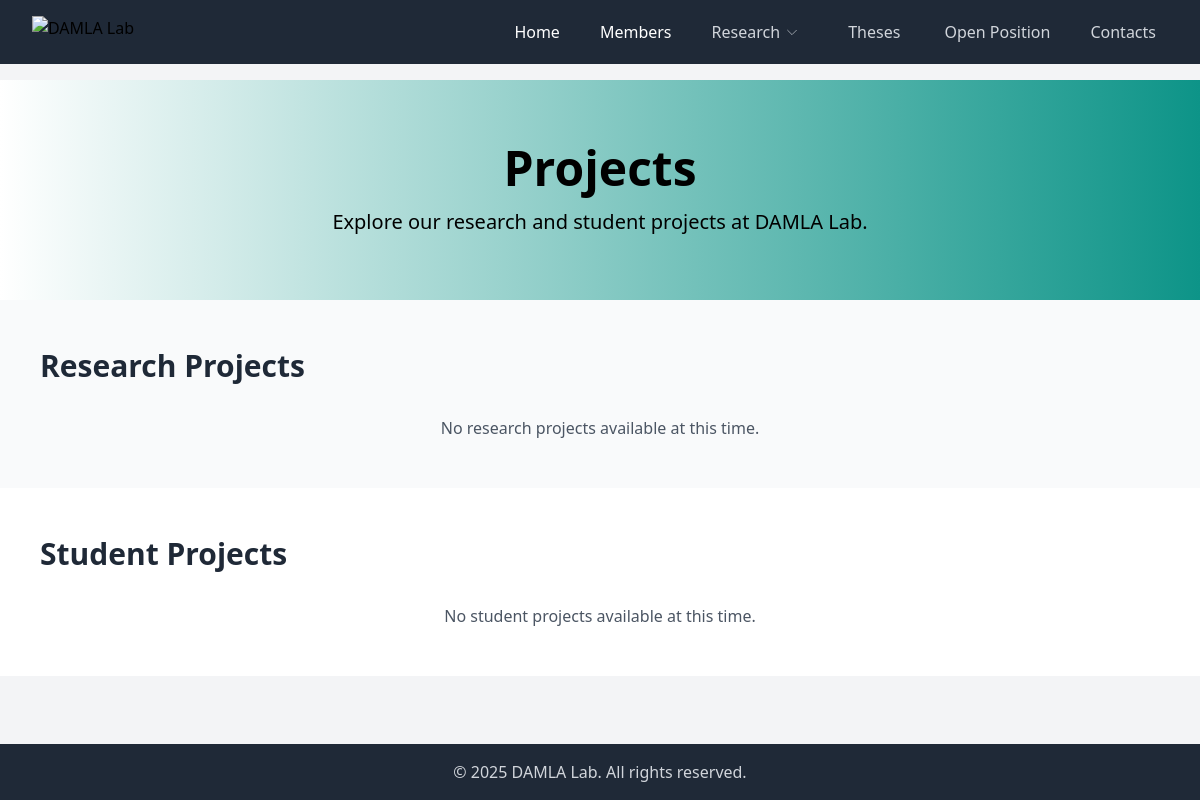
Page /projects/ on the earlier database version.
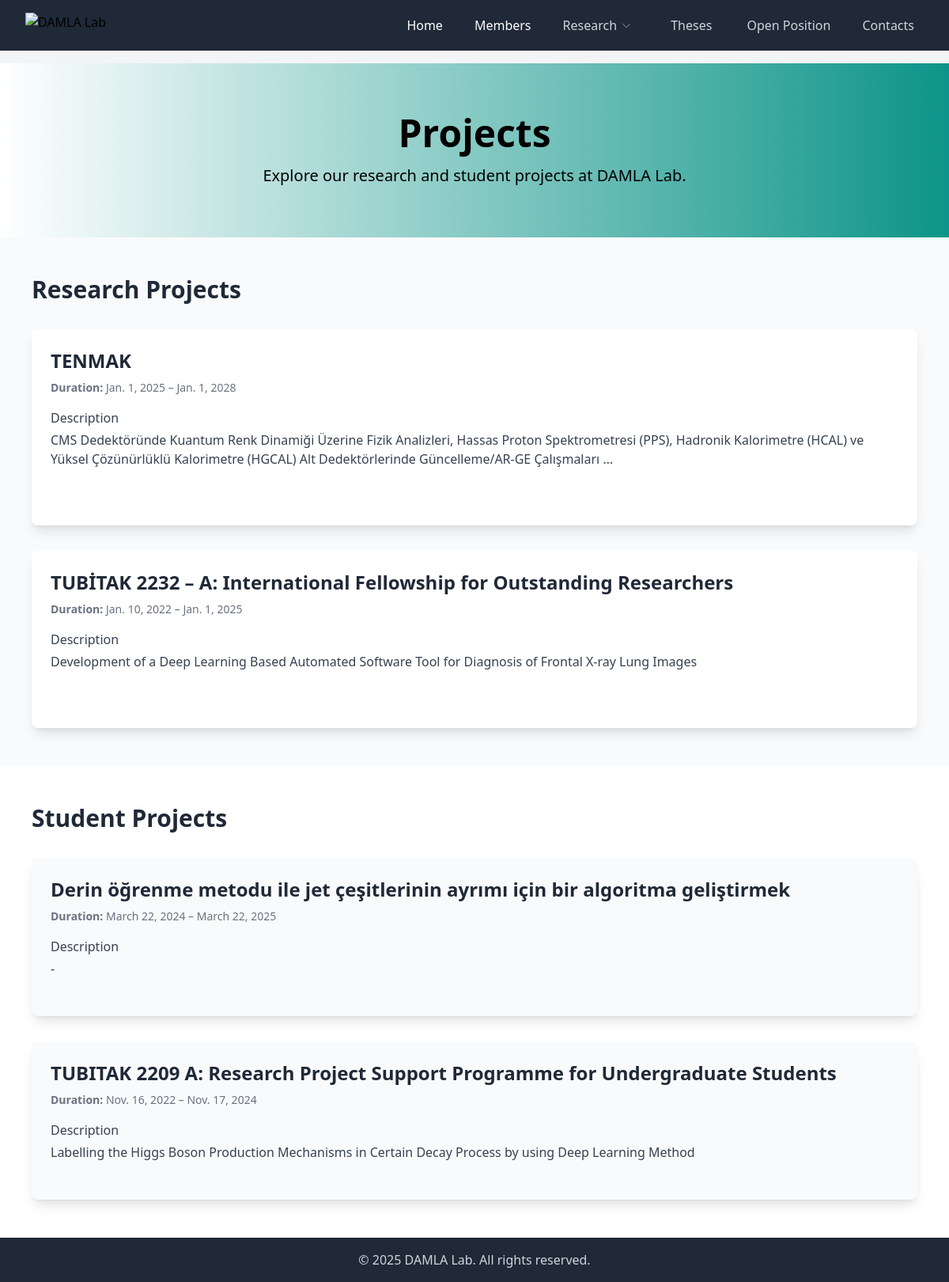
Same page on the later database version.
### sayfalar/models.py (models this page shows, shortened)
class Project(models.Model):
    PROJECT_TYPE_RESEARCH = 'research'
    PROJECT_TYPE_STUDENT  = 'student'
    PROJECT_TYPE_CHOICES  = [
        (PROJECT_TYPE_RESEARCH, 'Research Project'),
        (PROJECT_TYPE_STUDENT,  'Student Project'),
    ]
    title        = models.CharField(max_length=200)
    slug         = models.SlugField(max_length=220, unique=True, blank=True)
    project_type = models.CharField(
        max_length=10,
        choices=PROJECT_TYPE_CHOICES,
        default=PROJECT_TYPE_RESEARCH
    )
    start_date   = models.DateField()
    end_date     = models.DateField(null=True, blank=True)
    description  = models.TextField(blank=True)
    image        = models.ImageField(
        upload_to='projects/',
        null=True,
        blank=True
    )
    link         = models.URLField(blank=True, null=True)
    is_published = models.BooleanField(default=True)
    participants = models.ManyToManyField(
        Person,
        through='ProjectParticipation',
        related_name='projects'
    )
    class Meta:
        ordering = ['-start_date']

### sayfalar/views.py (the view)
# urls.py: path('projects/',                views.projects,       name='projects'),
def projects(request):
    research_projects = Project.objects.filter(
        project_type=Project.PROJECT_TYPE_RESEARCH,
        is_published=True
    ).order_by('-start_date').prefetch_related('projectparticipation_set__person')
    student_projects = Project.objects.filter(
        project_type=Project.PROJECT_TYPE_STUDENT,
        is_published=True
    ).order_by('-start_date').prefetch_related('projectparticipation_set__person')
    return render(request, 'projects.html', {
        'research_projects': research_projects,
        'student_projects': student_projects,
    })

### templates/projects.html (shortened to what this page needs)
{% extends 'partials/_base.html' %}
{% load static %}
{% block content %}
<header class="bg-gradient-to-r from-white to-teal-600 text-black py-16 text-center">
  <div class="max-w-4xl mx-auto px-4">
    <h1 class="text-5xl font-bold mb-4">Projects</h1>
    <p class="text-xl">Explore our research and student projects at DAMLA Lab.</p>
  </div>
</header>
<section class="py-12 bg-gray-50">
  <div class="max-w-6xl mx-auto px-4">
    <h2 class="text-3xl font-bold text-gray-800 mb-8">Research Projects</h2>
    <div class="space-y-8">
      {% for project in research_projects %}
      <article class="group bg-white rounded-lg overflow-hidden shadow-lg hover:shadow-2xl transition transform hover:-translate-y-1 flex flex-col md:flex-row">
        <div class="w-full p-6 flex flex-col justify-between">
          <header>
            <h3 class="text-2xl font-semibold text-gray-800 mb-2 group-hover:text-teal-600 transition-colors">
              {{ project.title }}
            </h3>
            <p class="text-sm text-gray-500 mb-4">
              <strong>Duration:</strong>
              {{ project.start_date }} &ndash; {% if project.end_date %}{{ project.end_date }}{% else %}Present{% endif %}
            </p>
          </header>
          <div class="text-gray-700 mb-6">
            <h4 class="font-medium mb-1">Description</h4>
            <p>
              {{ project.description|truncatewords:50 }}
              {% if project.description|length > 200 %}…{% endif %}
            </p>
          </div>
        </div>
      </article>
      {% empty %}
      <p class="text-center text-gray-600">No research projects available at this time.</p>
      {% endfor %}
    </div>
  </div>
</section>
<section class="py-12 bg-white">
  <div class="max-w-6xl mx-auto px-4">
    <h2 class="text-3xl font-bold text-gray-800 mb-8">Student Projects</h2>
    <div class="space-y-8">
      {% for project in student_projects %}
      <article class="group bg-gray-50 rounded-lg overflow-hidden shadow-lg hover:shadow-2xl transition transform hover:-translate-y-1 flex flex-col md:flex-row">
        <div class="w-full p-6 flex flex-col justify-between">
          <header>
            <h3 class="text-2xl font-semibold text-gray-800 mb-2 group-hover:text-teal-600 transition-colors">
              {{ project.title }}
            </h3>
            <p class="text-sm text-gray-500 mb-4">
              <strong>Duration:</strong> {{ project.start_date }} – {% if project.end_date %}{{ project.end_date }}{% else %}Present{% endif %}
            </p>
          </header>
          <div class="text-gray-700 mb-6">
            <h4 class="font-medium mb-1">Description</h4>
            <p>
              {{ project.description|truncatewords:50 }}
            </p>
          </div>
        </div>
      </article>
      {% empty %}
      <p class="text-center text-gray-600">No student projects available at this time.</p>
      {% endfor %}
    </div>
  </div>
</section>
{% endblock %}

Differences in the rows shown:
added Project: title "TENMAK", start_date "Jan. 1, 2025", end_date "Jan. 1, 2028", description "CMS Dedektöründe Kuantum Renk Dinamiği Üzerine Fizik Analizleri, Hassas Proton Spektrometresi (PPS), Hadronik Kalorimetre (HCAL) ve Yüksel Çözünürlüklü Kalorimetre (HGCAL) Alt Dedektörlerinde Güncelleme/AR-GE Çalışmaları", shown under "Research Projects"
added Project: title "TUBİTAK 2232 – A: International Fellowship for Outstanding Researchers", start_date "Jan. 10, 2022", end_date "Jan. 1, 2025", description "Development of a Deep Learning Based Automated Software Tool for Diagnosis of Frontal X-ray Lung Images", shown under "Research Projects"
added Project: title "Derin öğrenme metodu ile jet çeşitlerinin ayrımı için bir algoritma geliştirmek", start_date "March 22, 2024", end_date "March 22, 2025", description "-", shown under "Student Projects"
added Project: title "TUBITAK 2209 A: Research Project Support Programme for Undergraduate Students", start_date "Nov. 16, 2022", end_date "Nov. 17, 2024", description "Labelling the Higgs Boson Production Mechanisms in Certain Decay Process by using Deep Learning Method", shown under "Student Projects"
Other differences:
text no longer shown: "No research projects available at this time. No student projects available at this time."
